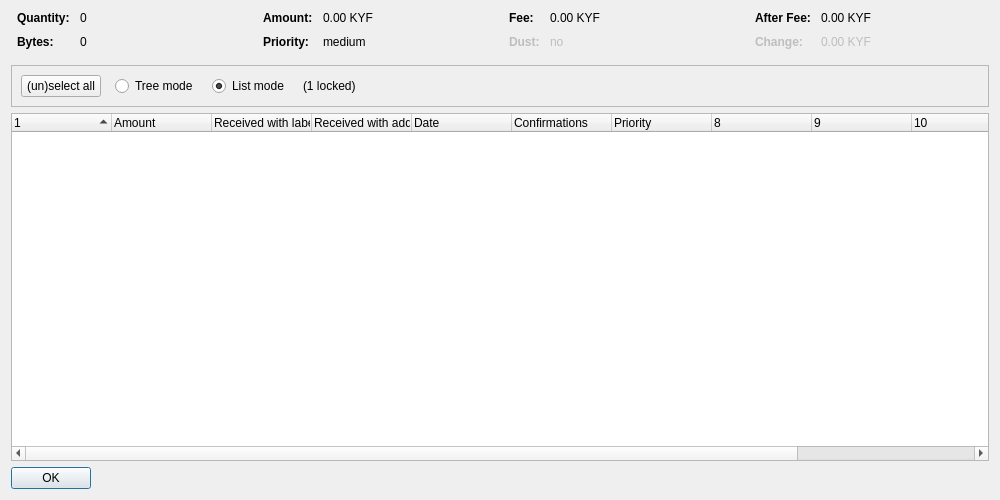
<?xml version="1.0" encoding="UTF-8"?>
<ui version="4.0">
 <class>CoinControlDialog</class>
 <widget class="QDialog" name="CoinControlDialog">
  <property name="geometry">
   <rect>
    <x>0</x>
    <y>0</y>
    <width>1000</width>
    <height>500</height>
   </rect>
  </property>
  <property name="windowTitle">
   <string>Coin Selection</string>
  </property>
  <layout class="QVBoxLayout" name="verticalLayout">
   <item>
    <layout class="QHBoxLayout" name="horizontalLayoutTop" stretch="0,0,0,0">
     <property name="topMargin">
      <number>0</number>
     </property>
     <property name="bottomMargin">
      <number>10</number>
     </property>
     <item>
      <layout class="QFormLayout" name="formLayoutCoinControl1">
       <property name="horizontalSpacing">
        <number>10</number>
       </property>
       <property name="verticalSpacing">
        <number>10</number>
       </property>
       <property name="leftMargin">
        <number>6</number>
       </property>
       <property name="rightMargin">
        <number>6</number>
       </property>
       <item row="0" column="0">
        <widget class="QLabel" name="labelCoinControlQuantityText">
         <property name="font">
          <font>
           <weight>75</weight>
           <bold>true</bold>
          </font>
         </property>
         <property name="text">
          <string>Quantity:</string>
         </property>
        </widget>
       </item>
       <item row="0" column="1">
        <widget class="QLabel" name="labelCoinControlQuantity">
         <property name="cursor">
          <cursorShape>IBeamCursor</cursorShape>
         </property>
         <property name="contextMenuPolicy">
          <enum>Qt::ActionsContextMenu</enum>
         </property>
         <property name="text">
          <string notr="true">0</string>
         </property>
         <property name="textInteractionFlags">
          <set>Qt::LinksAccessibleByMouse|Qt::TextSelectableByKeyboard|Qt::TextSelectableByMouse</set>
         </property>
        </widget>
       </item>
       <item row="1" column="0">
        <widget class="QLabel" name="labelCoinControlBytesText">
         <property name="font">
          <font>
           <weight>75</weight>
           <bold>true</bold>
          </font>
         </property>
         <property name="text">
          <string>Bytes:</string>
         </property>
        </widget>
       </item>
       <item row="1" column="1">
        <widget class="QLabel" name="labelCoinControlBytes">
         <property name="cursor">
          <cursorShape>IBeamCursor</cursorShape>
         </property>
         <property name="contextMenuPolicy">
          <enum>Qt::ActionsContextMenu</enum>
         </property>
         <property name="text">
          <string notr="true">0</string>
         </property>
         <property name="textInteractionFlags">
          <set>Qt::LinksAccessibleByMouse|Qt::TextSelectableByKeyboard|Qt::TextSelectableByMouse</set>
         </property>
        </widget>
       </item>
      </layout>
     </item>
     <item>
      <layout class="QFormLayout" name="formLayoutCoinControl2">
       <property name="horizontalSpacing">
        <number>10</number>
       </property>
       <property name="verticalSpacing">
        <number>10</number>
       </property>
       <property name="leftMargin">
        <number>6</number>
       </property>
       <property name="rightMargin">
        <number>6</number>
       </property>
       <item row="0" column="0">
        <widget class="QLabel" name="labelCoinControlAmountText">
         <property name="font">
          <font>
           <weight>75</weight>
           <bold>true</bold>
          </font>
         </property>
         <property name="text">
          <string>Amount:</string>
         </property>
        </widget>
       </item>
       <item row="0" column="1">
        <widget class="QLabel" name="labelCoinControlAmount">
         <property name="cursor">
          <cursorShape>IBeamCursor</cursorShape>
         </property>
         <property name="contextMenuPolicy">
          <enum>Qt::ActionsContextMenu</enum>
         </property>
         <property name="text">
          <string notr="true">0.00 KYF</string>
         </property>
         <property name="textInteractionFlags">
          <set>Qt::LinksAccessibleByMouse|Qt::TextSelectableByKeyboard|Qt::TextSelectableByMouse</set>
         </property>
        </widget>
       </item>
       <item row="1" column="0">
        <widget class="QLabel" name="labelCoinControlPriorityText">
         <property name="font">
          <font>
           <weight>75</weight>
           <bold>true</bold>
          </font>
         </property>
         <property name="text">
          <string>Priority:</string>
         </property>
        </widget>
       </item>
       <item row="1" column="1">
        <widget class="QLabel" name="labelCoinControlPriority">
         <property name="cursor">
          <cursorShape>IBeamCursor</cursorShape>
         </property>
         <property name="contextMenuPolicy">
          <enum>Qt::ActionsContextMenu</enum>
         </property>
         <property name="text">
          <string notr="true">medium</string>
         </property>
         <property name="textInteractionFlags">
          <set>Qt::LinksAccessibleByMouse|Qt::TextSelectableByKeyboard|Qt::TextSelectableByMouse</set>
         </property>
        </widget>
       </item>
      </layout>
     </item>
     <item>
      <layout class="QFormLayout" name="formLayoutCoinControl3">
       <property name="horizontalSpacing">
        <number>10</number>
       </property>
       <property name="verticalSpacing">
        <number>10</number>
       </property>
       <property name="leftMargin">
        <number>6</number>
       </property>
       <property name="rightMargin">
        <number>6</number>
       </property>
       <item row="0" column="0">
        <widget class="QLabel" name="labelCoinControlFeeText">
         <property name="font">
          <font>
           <weight>75</weight>
           <bold>true</bold>
          </font>
         </property>
         <property name="text">
          <string>Fee:</string>
         </property>
        </widget>
       </item>
       <item row="0" column="1">
        <widget class="QLabel" name="labelCoinControlFee">
         <property name="cursor">
          <cursorShape>IBeamCursor</cursorShape>
         </property>
         <property name="contextMenuPolicy">
          <enum>Qt::ActionsContextMenu</enum>
         </property>
         <property name="text">
          <string notr="true">0.00 KYF</string>
         </property>
         <property name="textInteractionFlags">
          <set>Qt::LinksAccessibleByMouse|Qt::TextSelectableByKeyboard|Qt::TextSelectableByMouse</set>
         </property>
        </widget>
       </item>
       <item row="1" column="0">
        <widget class="QLabel" name="labelCoinControlLowOutputText">
         <property name="enabled">
          <bool>false</bool>
         </property>
         <property name="font">
          <font>
           <weight>75</weight>
           <bold>true</bold>
          </font>
         </property>
         <property name="text">
          <string>Dust:</string>
         </property>
        </widget>
       </item>
       <item row="1" column="1">
        <widget class="QLabel" name="labelCoinControlLowOutput">
         <property name="enabled">
          <bool>false</bool>
         </property>
         <property name="cursor">
          <cursorShape>IBeamCursor</cursorShape>
         </property>
         <property name="contextMenuPolicy">
          <enum>Qt::ActionsContextMenu</enum>
         </property>
         <property name="text">
          <string notr="true">no</string>
         </property>
         <property name="textInteractionFlags">
          <set>Qt::LinksAccessibleByMouse|Qt::TextSelectableByKeyboard|Qt::TextSelectableByMouse</set>
         </property>
        </widget>
       </item>
      </layout>
     </item>
     <item>
      <layout class="QFormLayout" name="formLayoutCoinControl4">
       <property name="horizontalSpacing">
        <number>10</number>
       </property>
       <property name="verticalSpacing">
        <number>10</number>
       </property>
       <property name="leftMargin">
        <number>6</number>
       </property>
       <property name="rightMargin">
        <number>6</number>
       </property>
       <item row="0" column="0">
        <widget class="QLabel" name="labelCoinControlAfterFeeText">
         <property name="font">
          <font>
           <weight>75</weight>
           <bold>true</bold>
          </font>
         </property>
         <property name="text">
          <string>After Fee:</string>
         </property>
        </widget>
       </item>
       <item row="0" column="1">
        <widget class="QLabel" name="labelCoinControlAfterFee">
         <property name="cursor">
          <cursorShape>IBeamCursor</cursorShape>
         </property>
         <property name="contextMenuPolicy">
          <enum>Qt::ActionsContextMenu</enum>
         </property>
         <property name="text">
          <string notr="true">0.00 KYF</string>
         </property>
         <property name="textInteractionFlags">
          <set>Qt::LinksAccessibleByMouse|Qt::TextSelectableByKeyboard|Qt::TextSelectableByMouse</set>
         </property>
        </widget>
       </item>
       <item row="1" column="0">
        <widget class="QLabel" name="labelCoinControlChangeText">
         <property name="enabled">
          <bool>false</bool>
         </property>
         <property name="font">
          <font>
           <weight>75</weight>
           <bold>true</bold>
          </font>
         </property>
         <property name="text">
          <string>Change:</string>
         </property>
        </widget>
       </item>
       <item row="1" column="1">
        <widget class="QLabel" name="labelCoinControlChange">
         <property name="enabled">
          <bool>false</bool>
         </property>
         <property name="cursor">
          <cursorShape>IBeamCursor</cursorShape>
         </property>
         <property name="contextMenuPolicy">
          <enum>Qt::ActionsContextMenu</enum>
         </property>
         <property name="text">
          <string notr="true">0.00 KYF</string>
         </property>
         <property name="textInteractionFlags">
          <set>Qt::LinksAccessibleByMouse|Qt::TextSelectableByKeyboard|Qt::TextSelectableByMouse</set>
         </property>
        </widget>
       </item>
      </layout>
     </item>
    </layout>
   </item>
   <item>
    <widget class="QFrame" name="frame">
     <property name="minimumSize">
      <size>
       <width>0</width>
       <height>40</height>
      </size>
     </property>
     <property name="frameShape">
      <enum>QFrame::StyledPanel</enum>
     </property>
     <property name="frameShadow">
      <enum>QFrame::Sunken</enum>
     </property>
     <layout class="QHBoxLayout" name="horizontalLayout">
      <item>
       <layout class="QHBoxLayout" name="horizontalLayoutPanel" stretch="0,0,0,0,0">
        <property name="spacing">
         <number>14</number>
        </property>
        <item>
         <widget class="QPushButton" name="pushButtonSelectAll">
          <property name="sizePolicy">
           <sizepolicy hsizetype="Maximum" vsizetype="Fixed">
            <horstretch>0</horstretch>
            <verstretch>0</verstretch>
           </sizepolicy>
          </property>
          <property name="text">
           <string>(un)select all</string>
          </property>
          <property name="autoDefault">
           <bool>false</bool>
          </property>
         </widget>
        </item>
        <item>
         <widget class="QRadioButton" name="radioTreeMode">
          <property name="sizePolicy">
           <sizepolicy hsizetype="Maximum" vsizetype="Fixed">
            <horstretch>0</horstretch>
            <verstretch>0</verstretch>
           </sizepolicy>
          </property>
          <property name="text">
           <string>Tree mode</string>
          </property>
         </widget>
        </item>
        <item>
         <widget class="QRadioButton" name="radioListMode">
          <property name="sizePolicy">
           <sizepolicy hsizetype="Maximum" vsizetype="Fixed">
            <horstretch>0</horstretch>
            <verstretch>0</verstretch>
           </sizepolicy>
          </property>
          <property name="text">
           <string>List mode</string>
          </property>
          <property name="checked">
           <bool>true</bool>
          </property>
         </widget>
        </item>
        <item>
         <widget class="QLabel" name="labelLocked">
          <property name="text">
           <string notr="true">(1 locked)</string>
          </property>
         </widget>
        </item>
        <item>
         <spacer name="horizontalSpacer">
          <property name="orientation">
           <enum>Qt::Horizontal</enum>
          </property>
          <property name="sizeHint" stdset="0">
           <size>
            <width>40</width>
            <height>20</height>
           </size>
          </property>
         </spacer>
        </item>
       </layout>
      </item>
     </layout>
    </widget>
   </item>
   <item>
    <widget class="CoinControlTreeWidget" name="treeWidget">
     <property name="contextMenuPolicy">
      <enum>Qt::CustomContextMenu</enum>
     </property>
     <property name="sortingEnabled">
      <bool>false</bool>
     </property>
     <property name="columnCount">
      <number>12</number>
     </property>
     <attribute name="headerShowSortIndicator" stdset="0">
      <bool>true</bool>
     </attribute>
     <attribute name="headerStretchLastSection">
      <bool>false</bool>
     </attribute>
     <column>
      <property name="text">
       <string/>
      </property>
     </column>
     <column>
      <property name="text">
       <string>Amount</string>
      </property>
     </column>
     <column>
      <property name="text">
       <string>Received with label</string>
      </property>
     </column>
     <column>
      <property name="text">
       <string>Received with address</string>
      </property>
     </column>
     <column>
      <property name="text">
       <string>Date</string>
      </property>
     </column>
     <column>
      <property name="text">
       <string>Confirmations</string>
      </property>
      <property name="toolTip">
       <string>Confirmed</string>
      </property>
     </column>
     <column>
      <property name="text">
       <string>Priority</string>
      </property>
     </column>
     <column>
      <property name="text">
       <string/>
      </property>
     </column>
     <column>
      <property name="text">
       <string/>
      </property>
     </column>
     <column>
      <property name="text">
       <string/>
      </property>
     </column>
     <column>
      <property name="text">
       <string/>
      </property>
     </column>
     <column>
      <property name="text">
       <string/>
      </property>
     </column>
    </widget>
   </item>
   <item>
    <widget class="QDialogButtonBox" name="buttonBox">
     <property name="sizePolicy">
      <sizepolicy hsizetype="Maximum" vsizetype="Fixed">
       <horstretch>0</horstretch>
       <verstretch>0</verstretch>
      </sizepolicy>
     </property>
     <property name="orientation">
      <enum>Qt::Horizontal</enum>
     </property>
     <property name="standardButtons">
      <set>QDialogButtonBox::Ok</set>
     </property>
    </widget>
   </item>
  </layout>
 </widget>
 <customwidgets>
  <customwidget>
   <class>CoinControlTreeWidget</class>
   <extends>QTreeWidget</extends>
   <header>coincontroltreewidget.h</header>
  </customwidget>
 </customwidgets>
 <resources/>
 <connections/>
</ui>
